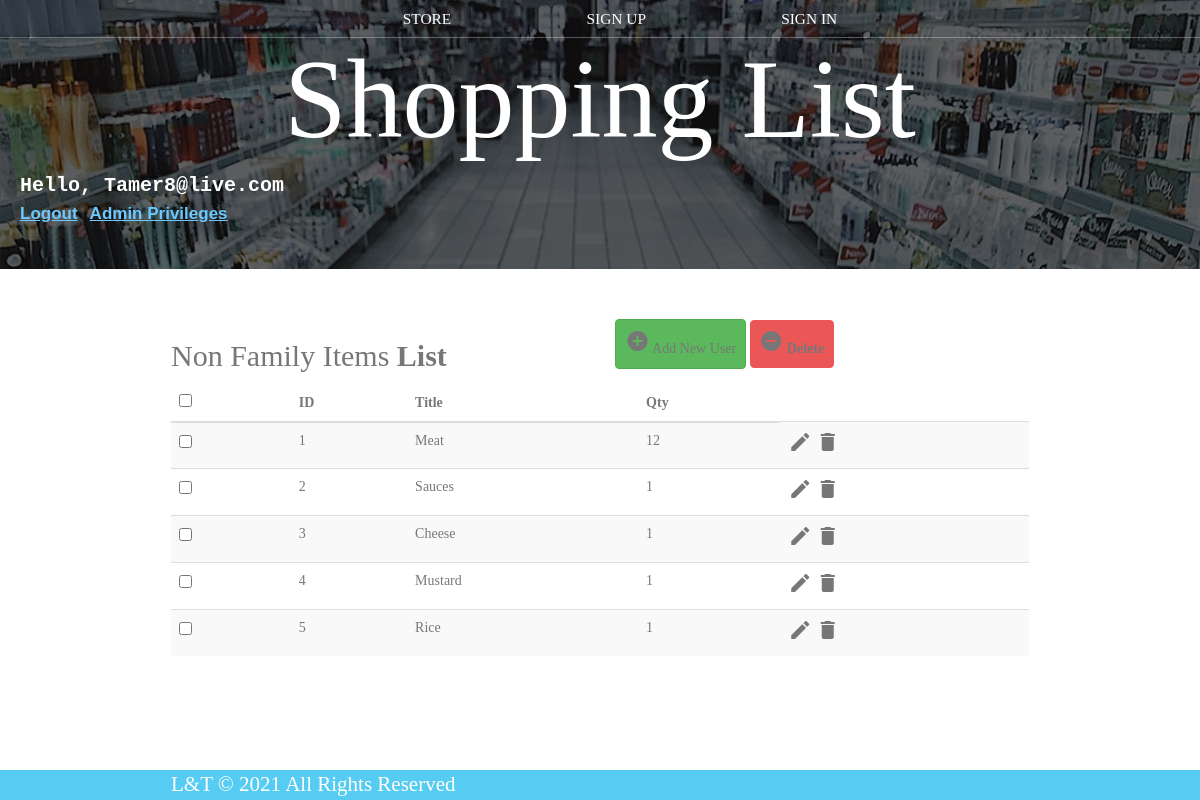
Screenshot of /non_family_items_list.php (signed in) with the database file from the repository.
### tables this page shows
CREATE TABLE `non_family_list` (
  `id` int(11) NOT NULL,
  `title` varchar(100) NOT NULL,
  `qty` int(10) NOT NULL
);

### non_family_items_list.php (the view, shortened to what this page needs)
<?php
include 'dbConnection.php';
?>
<!DOCTYPE html>
<html lang="en">
<head>
	<link rel="stylesheet" href="https://maxcdn.bootstrapcdn.com/font-awesome/4.7.0/css/font-awesome.min.css">
	<link rel="stylesheet" href="https://maxcdn.bootstrapcdn.com/bootstrap/3.3.7/css/bootstrap.min.css">
	<link rel="stylesheet" href="styles.css" />
</head>
<body>
	<header class="main-header">
		<nav class="main-nav nav">
			<ul>
				<li><a href="index.php">STORE</a></li>
				<li><a href="Sign_up.php">SIGN UP</a></li>
				<li><a href="Sign_in.php">SIGN IN</a></li>
			</ul>
		</nav>
		<h1 class="band-name band-name-large">Shopping List</h1>
		<div id="login">
			<?php
			if (isset($_SESSION['Email'])) {
				print "Hello, " . $_SESSION["Email"];
			?>
				<a href="logout.php"><br>Logout</a>
				<?php
				if (isset($_SESSION["Admin"]))
					if ($_SESSION["Admin"] == 1) {
				?>
					<a href="family-members-control.php">Admin Privileges</a>
				<?php
					} else {
				?>
					<a href="family_request_forum.php">Family Member Request</a>
				<?php
					}
				?>
			<?php
			}
			?>
	</header><br><br>
	<div class="container">
		<div class="table-wrapper">
			<div class="table-title">
				<div class="row">
					<div class="col-sm-6">
						<h2>Non Family Items <b>List</b></h2>
					</div>
					<div class="col-sm-6">
						<a href="#addEmployeeModal" class="btn btn-success" id="addnew" data-toggle="modal"><i class="material-icons"></i> <span>Add New User</span></a>
						<a href="JavaScript:void(0);" class="btn btn-danger" id="delete_multiple"><i class="material-icons"></i> <span>Delete</span></a>
					</div>
				</div>
			</div>
			<table class="table table-striped table-hover">
				<thead>
					<tr>
						<th>
							<span class="custom-checkbox">
								<input type="checkbox" id="selectAll">
							</span>
						</th>
						<th>ID</th>
						<th>Title</th>
						<th>Qty</th>
					</tr>
				</thead>
				<tbody>
					<?php
					$result = mysqli_query($conn, "SELECT * FROM non_family_list");
					$i = 1;
					while ($row = mysqli_fetch_array($result)) {
					?>
						<tr id="<?php echo $row["id"]; ?>">
							<td>
								<span class="custom-checkbox">
									<input type="checkbox" class="user_checkbox" data-user-id="<?php echo $row["id"]; ?>">
								</span>
							</td>
							<td><?php echo $i; ?></td>
							<td><?php echo $row["title"]; ?></td>
							<td><?php echo $row["qty"]; ?></td>
							<td>
								<a href="#editEmployeeModal" class="edit" data-toggle="modal">
									<i class="material-icons update" data-toggle="tooltip" data-id="<?php echo $row["id"]; ?>" data-title="<?php echo $row["title"]; ?>" data-qty="<?php echo $row["qty"]; ?>" title="Edit"></i>
								</a>
								<a href="#deleteEmployeeModal" class="delete" data-id="<?php echo $row["id"]; ?>" data-toggle="modal"><i class="material-icons" data-toggle="tooltip" title="Delete"></i></a>
							</td>
						</tr>
					<?php
						$i++;
					}
					?>
				</tbody>
			</table>
		</div>
	</div>
	<footer class="main-footer">
		<div class="container main-footer-container">
			<h4 class="band-name">L&T © 2021 All Rights Reserved</h4>
		</div>
	</footer>
</body>
</html>

### styles.css (style rules this page uses)
* { box-sizing: border-box; font-family: Raleway; color: #777; }
html, body { margin: 0; padding: 0; min-height: 100%; }
.nav ul { margin: 0; }
.nav li { display: inline; }
.nav a { display: inline-block; padding: .5em; color: white; text-decoration: none; }
.main-nav { text-align: center; font-size: 1.1em; font-weight: lighter; border-bottom: 1px solid rgba(255, 255, 255, .3) }
.main-nav li { padding: 0 5%; }
.main-header { background-color: rgba(0, 0, 0, .6); background-image: url("Images/cartbg.jpg"); background-blend-mode: multiply; background-size: cover; padding-bottom: 30px; }
.band-name { text-align: center; margin: 0; font-size: 1.5em; font-weight: normal; color: white; }
.band-name-large { font-size: 8em; }
.container { max-width: 900px; margin: 0 auto; padding: 0 1.5em; }
.main-footer { background-color: #56CCF2; color: white; padding: .25em 0; }
.main-footer-container { display: flex; align-items: center; }
.btn { text-align: center; vertical-align: middle; padding: .67em .67em; cursor: pointer; }
.btn-danger { color: white; background-color: #EB5757; border: none; border-radius: .3em; font-weight: bold; }
#login { color: white; padding: 10px 10px 10px 20px; font-size: 20px; display: block; border-radius: 5px; font-weight: bolder; font-family: 'Courier New', Courier, monospace; }
#login a { font-size: 17px; font-weight: bolder; color: rgb(108, 201, 255); text-decoration: underline; font-family:'Trebuchet MS', 'Lucida Sans Unicode', 'Lucida Grande', 'Lucida Sans', Arial, sans-serif }
input { font-size: x-large; border-color: grey; border-width: 5px; }
footer { position: fixed; left: 0; bottom: 0; width: 100%; background-color: lightgray; color: black; text-align: center; font-weight: bold; }

### rows the page displays
non_family_list: title "Meat", qty "12"
non_family_list: title "Sauces", qty "1"
non_family_list: title "Cheese", qty "1"
non_family_list: title "Mustard", qty "1"
non_family_list: title "Rice", qty "1"

### other values shown
$_SESSION["Email"] "Tamer8@live.com"
